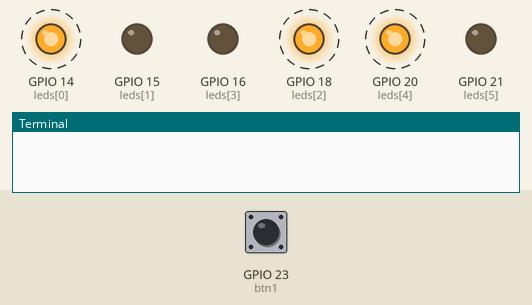
This program was run on a simulated Raspberry Pi (BCM pin numbers). Parts: output pins drawn as LEDs (lit = HIGH), the last lines printed to the terminal. Dashed ring = blinking. Inputs (shaded band) come from the test bench; at power-on: GPIO 23 (btn1) HIGH. Threads take turns every 2 ms.

Above: at 2.2 s.
2.3 s: GPIO 23 (btn1) pulled LOW for 0.15 s
At 4.4 s:
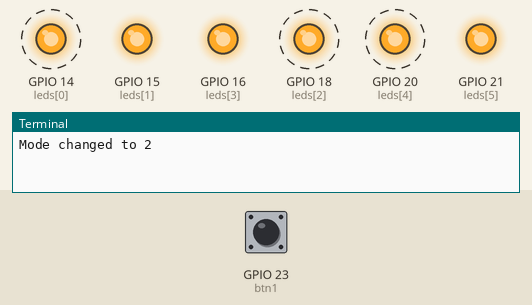
5.4 s: GPIO 23 (btn1) pulled LOW for 1 s
9.4 s: GPIO 23 (btn1) pulled LOW for 3.2 s
At 11.0 s:
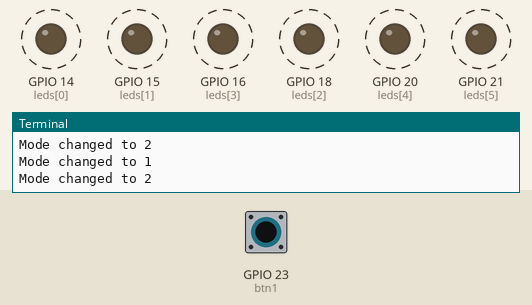
Timing chart, 0 to 21.6 s (numbered marks = the images above; inputs shaded):
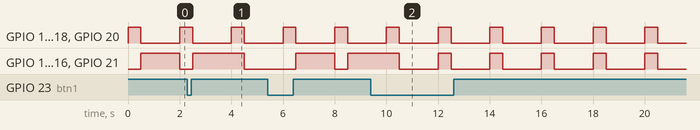

The program:

ex6.py
```python
from gpiozero import Button
from gpiozero import LED
from signal import pause
from time import sleep
from threading import Timer

leds = [LED(14), LED(15), LED(18), LED(16), LED(20), LED(21)]
btn1 = Button(23)


mode = 1

def led_mode_update():
    global mode

    if mode == 1:
        for i in range(0, len(leds), 2):
            leds[i].on()
        for i in range(1, len(leds), 2):
            leds[i].off()
        sleep(0.5)
        for i in range(0, len(leds), 2):
            leds[i].off()
        for i in range(1, len(leds), 2):
            leds[i].on()
        sleep(0.5)

    elif mode == 2:
        for led in leds:
            led.on()
        sleep(0.5)
        for led in leds:
            led.off()
        sleep(0.5)

    Timer(1, led_mode_update).start()

def press1():
    global mode
    mode = 2 if mode == 1 else 1
    print(f"Mode changed to {mode}")

btn1.when_pressed = press1

led_mode_update()

pause()
```

Measured:
- by itself, GPIO 14 (leds[0]), GPIO 15 (leds[1]), GPIO 16 (leds[3]), GPIO 18 (leds[2]), GPIO 20 (leds[4]), GPIO 21 (leds[5]): alternates HIGH for 0.50 s and LOW for 1.5 s
